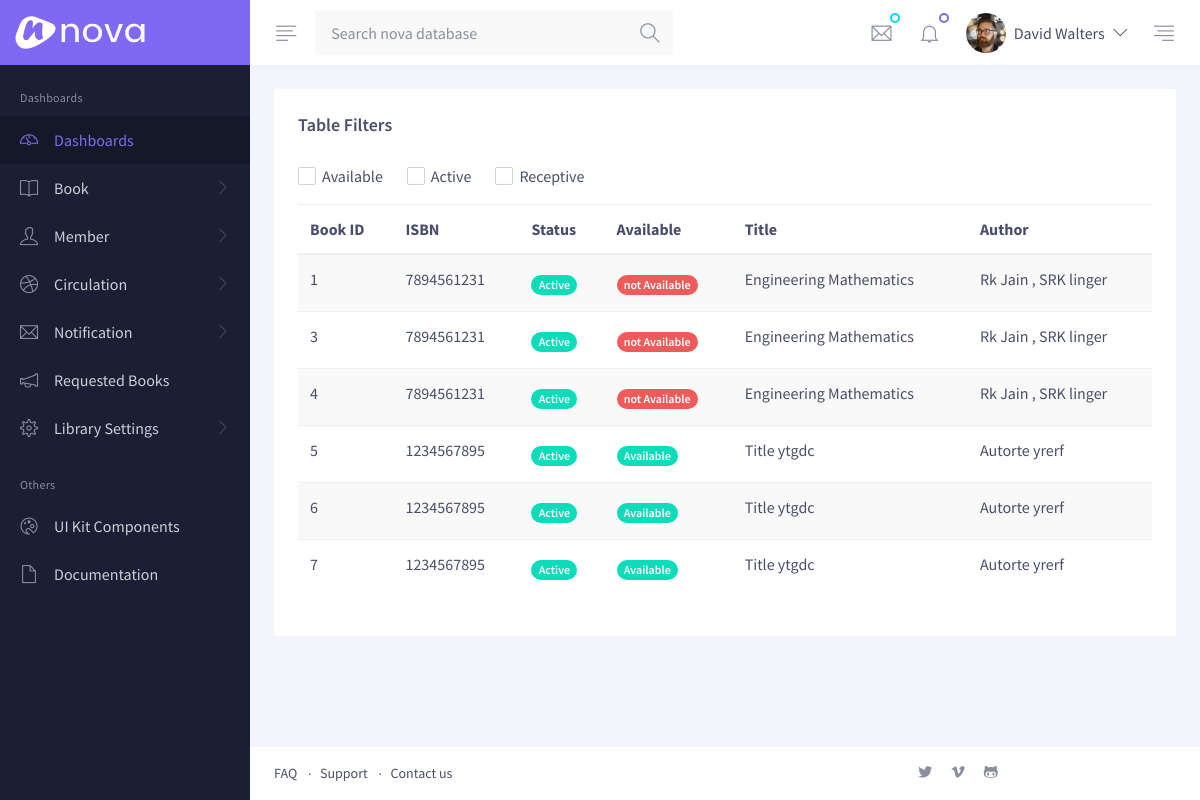
Before: /books/ (signed in) with the older database file.
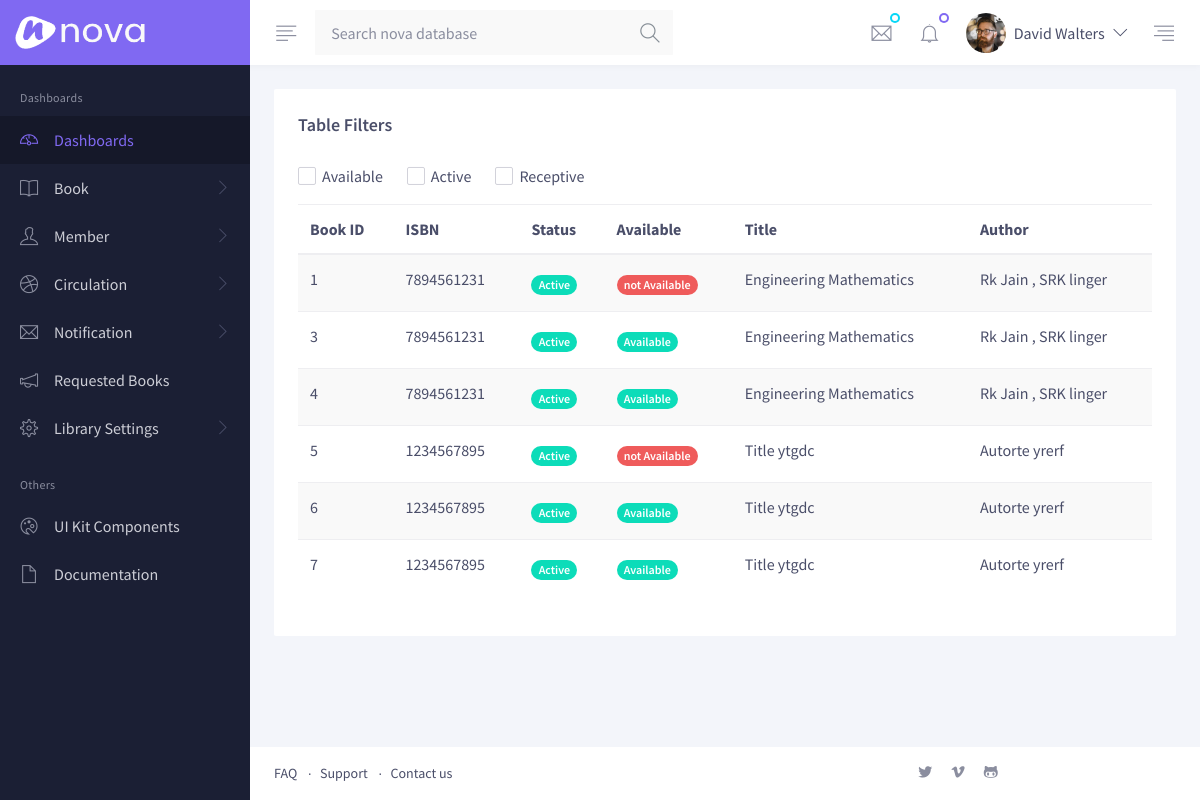
After: the same page with the newer database file.
### LMS/models.py (models this page shows, shortened)
class Book(models.Model):
    details = models.ForeignKey(ISBN,on_delete=models.CASCADE)
    active = models.BooleanField(default=True)
    is_issued = models.BooleanField(default=False)

class ISBN(models.Model):
    isbn = models.PositiveIntegerField(primary_key=True)
    author = models.CharField(max_length=30)
    title = models.CharField(max_length=100)
    category = models.CharField(max_length=30)
    publisher = models.CharField(max_length=30)
    price = models.PositiveIntegerField()
    quantity = models.PositiveIntegerField(default=0)
    count_issued = models.PositiveIntegerField(default=0)
    def __str__(self):
        return str(self.isbn)

### LMS/views.py (the view)
# urls.py: path('books/',views.books,name='books'),
def books(request):
    user = auth.get_user(request)
    if not user.is_staff:
        return redirect_to_login(next=request.path)
    return render(request, 'book.html',context={'books':Book.objects.all()})

### LMS/templates/book.html (shortened to what this page needs)
{% extends 'base.html' %}
{% load static %}
{% block content %}
        <div class="py-4 px-3 px-md-4">
          <div class="card mb-3 mb-md-4">
            <div class="card-header">
              <h5 class="font-weight-semi-bold mb-0">Table Filters</h5>
            </div>
            <div class="card-body pt-0">
              <div class="row">
                  <div class="col-xl mb-3">
                    <div class="d-flex align-items-center flex-wrap pt-1">
                      <div class="form-check position-relative mb-2 mb-md-0 mr-4">
                        <label class="checkbox checkbox-xxs form-check-label ml-1" for="available" data-icon="">Available</label>
                      </div>
                      <div class="form-check position-relative mb-2 mb-md-0 mr-4">
                        <label class="checkbox checkbox-xxs form-check-label ml-1" for="active" data-icon="">Active</label>
                      </div>
                      <div class="form-check position-relative mb-2 mb-md-0">
                        <label class="checkbox checkbox-xxs form-check-label ml-1" for="receptive" data-icon="">Receptive</label>
                      </div>
                    </div>
                  </div>
                </div>
  <div class="table-responsive-xl">
    <table class="table table-striped table-hover">
      <thead>
        <tr>
          <th>Book ID</th>
          <th>ISBN</th>
          <th>Status</th>
          <th>Available</th>
          <th>Title</th>
          <th>Author</th>
        </tr>
      </thead>
      <tbody>
      {% for book in books %}
        <tr>
          <td>{{ book.id }}</td>
          <td>{{ book.details }}</td>
            {% if book.active %}
          <td class="py-3">
            <span class="badge badge-pill badge-success">Active</span>
          </td>
            {% else %}
            <td class="py-3">
            <span class="badge badge-pill badge-danger">Deactive</span>
          </td>
            {% endif %}
          {% if book.is_issued %}
          <td class="py-3">
            <span class="badge badge-pill badge-danger">not Available</span>
          </td>
            {% else %}
            <td class="py-3">
            <span class="badge badge-pill badge-success">Available</span>
          </td>
            {% endif %}
          <td>{{ book.details.title }}</td>
          <td>{{ book.details.author }}</td>
        </tr>
      {% endfor %}
      </tbody>
    </table>
              </div>
            </div>
          </div>
        </div>
{% endblock %}

Changed rows visible on the page:
changed Book id 3: is_issued "not Available" → "Available"
changed Book id 4: is_issued "not Available" → "Available"
changed Book id 5: is_issued "Available" → "not Available"
